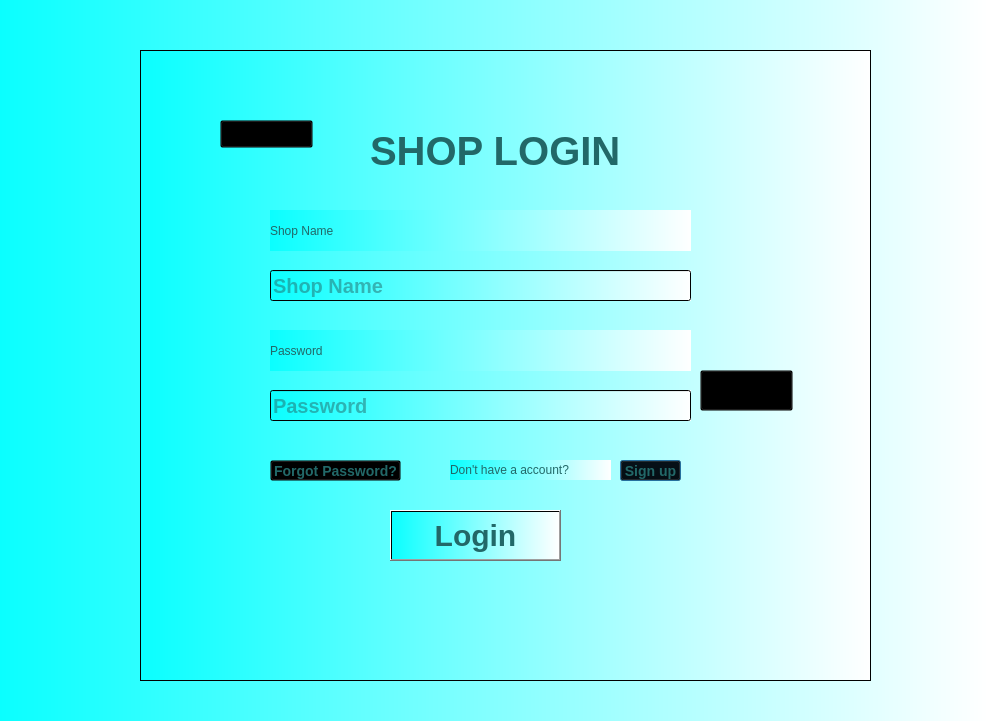
<?xml version="1.0" encoding="UTF-8"?>
<ui version="4.0">
 <class>Dialog</class>
 <widget class="QDialog" name="Dialog">
  <property name="geometry">
   <rect>
    <x>0</x>
    <y>0</y>
    <width>986</width>
    <height>721</height>
   </rect>
  </property>
  <property name="windowTitle">
   <string>Dialog</string>
  </property>
  <property name="styleSheet">
   <string notr="true">background-color: qlineargradient(spread:reflect, x1:0, y1:0, x2:1, y2:0, stop:0 rgba(10, 255, 255, 255), stop:1 rgba(255, 255, 255, 255));</string>
  </property>
  <widget class="QFrame" name="frame">
   <property name="geometry">
    <rect>
     <x>140</x>
     <y>50</y>
     <width>731</width>
     <height>631</height>
    </rect>
   </property>
   <property name="styleSheet">
    <string notr="true">color: rgb(34, 104, 104);
background-color: qlineargradient(spread:reflect, x1:0, y1:0, x2:1, y2:0, stop:0 rgba(10, 255, 255, 255), stop:1 rgba(255, 255, 255, 255));</string>
   </property>
   <property name="frameShape">
    <enum>QFrame::StyledPanel</enum>
   </property>
   <property name="frameShadow">
    <enum>QFrame::Raised</enum>
   </property>
   <widget class="QLabel" name="label">
    <property name="geometry">
     <rect>
      <x>230</x>
      <y>70</y>
      <width>281</width>
      <height>61</height>
     </rect>
    </property>
    <property name="font">
     <font>
      <pointsize>-1</pointsize>
      <weight>75</weight>
      <bold>true</bold>
     </font>
    </property>
    <property name="styleSheet">
     <string notr="true">QLabel
{
background:transparent;
font-weight: bold;
font-size:40px;
}</string>
    </property>
    <property name="text">
     <string>SHOP LOGIN </string>
    </property>
   </widget>
   <widget class="QPushButton" name="signup">
    <property name="geometry">
     <rect>
      <x>480</x>
      <y>410</y>
      <width>61</width>
      <height>21</height>
     </rect>
    </property>
    <property name="styleSheet">
     <string notr="true">QPushButton
{
font-size:14px;
font-weight: bold;
background:transparent;
}
QPushButton:hover
{
color:#333;
border-radius:15px;
background:#49ebff;
}</string>
    </property>
    <property name="text">
     <string>Sign up</string>
    </property>
   </widget>
   <widget class="QLabel" name="label_3">
    <property name="geometry">
     <rect>
      <x>130</x>
      <y>280</y>
      <width>421</width>
      <height>41</height>
     </rect>
    </property>
    <property name="styleSheet">
     <string notr="true">QLabel{
font-weight: bold;
font-size: 30px;
};</string>
    </property>
    <property name="text">
     <string>Password</string>
    </property>
   </widget>
   <widget class="QLabel" name="label_4">
    <property name="geometry">
     <rect>
      <x>310</x>
      <y>410</y>
      <width>161</width>
      <height>20</height>
     </rect>
    </property>
    <property name="styleSheet">
     <string notr="true">QLabel{
font-weight: bold;
font-size: 14px;
};</string>
    </property>
    <property name="text">
     <string>Don't have a account?</string>
    </property>
   </widget>
   <widget class="QPushButton" name="forgotpwdbutton">
    <property name="geometry">
     <rect>
      <x>130</x>
      <y>410</y>
      <width>131</width>
      <height>21</height>
     </rect>
    </property>
    <property name="styleSheet">
     <string notr="true">QPushButton
{
font-size:14px;
font-weight: bold;
background:transparent;
}
QPushButton:hover
{
color:#333;
border-radius:15px;
}

</string>
    </property>
    <property name="text">
     <string>Forgot Password?</string>
    </property>
   </widget>
   <widget class="QLabel" name="label_2">
    <property name="geometry">
     <rect>
      <x>130</x>
      <y>160</y>
      <width>421</width>
      <height>41</height>
     </rect>
    </property>
    <property name="styleSheet">
     <string notr="true">QLabel{
font-weight: bold;
font-size: 30px;
};</string>
    </property>
    <property name="text">
     <string>Shop Name  </string>
    </property>
   </widget>
   <widget class="QLineEdit" name="username">
    <property name="geometry">
     <rect>
      <x>130</x>
      <y>220</y>
      <width>421</width>
      <height>31</height>
     </rect>
    </property>
    <property name="styleSheet">
     <string notr="true">font-size:20px;
font-weight:bold;</string>
    </property>
    <property name="text">
     <string/>
    </property>
    <property name="maxLength">
     <number>15</number>
    </property>
    <property name="placeholderText">
     <string>Shop Name</string>
    </property>
   </widget>
   <widget class="QLineEdit" name="password">
    <property name="geometry">
     <rect>
      <x>130</x>
      <y>340</y>
      <width>421</width>
      <height>31</height>
     </rect>
    </property>
    <property name="styleSheet">
     <string notr="true">font-size:20px;
font-weight:bold;</string>
    </property>
    <property name="text">
     <string/>
    </property>
    <property name="maxLength">
     <number>15</number>
    </property>
    <property name="echoMode">
     <enum>QLineEdit::Password</enum>
    </property>
    <property name="placeholderText">
     <string>Password</string>
    </property>
   </widget>
   <widget class="QPushButton" name="hideshowbtn">
    <property name="geometry">
     <rect>
      <x>560</x>
      <y>320</y>
      <width>93</width>
      <height>41</height>
     </rect>
    </property>
    <property name="styleSheet">
     <string notr="true">QPushButton
{
font-size:14px;
color:white;
background:transparent;
}</string>
    </property>
    <property name="text">
     <string/>
    </property>
    <property name="icon">
     <iconset>
      <normaloff>:/icons/eye-off.svg</normaloff>:/icons/eye-off.svg</iconset>
    </property>
    <property name="iconSize">
     <size>
      <width>32</width>
      <height>32</height>
     </size>
    </property>
   </widget>
   <widget class="QPushButton" name="homebtn">
    <property name="geometry">
     <rect>
      <x>80</x>
      <y>70</y>
      <width>93</width>
      <height>28</height>
     </rect>
    </property>
    <property name="styleSheet">
     <string notr="true">QPushButton
{
font-size:14px;
color:white;
background:transparent;
}</string>
    </property>
    <property name="text">
     <string/>
    </property>
    <property name="icon">
     <iconset>
      <normaloff>../Passport Automation System/icons/arrow-left.svg</normaloff>../Passport Automation System/icons/arrow-left.svg</iconset>
    </property>
    <property name="iconSize">
     <size>
      <width>32</width>
      <height>32</height>
     </size>
    </property>
   </widget>
   <widget class="QPushButton" name="user_login">
    <property name="geometry">
     <rect>
      <x>250</x>
      <y>460</y>
      <width>171</width>
      <height>51</height>
     </rect>
    </property>
    <property name="styleSheet">
     <string notr="true">font-size:30px;
font-weight:bold;</string>
    </property>
    <property name="text">
     <string>Login</string>
    </property>
   </widget>
  </widget>
 </widget>
 <resources>
  <include location="pass.qrc.txt"/>
 </resources>
 <connections/>
</ui>
